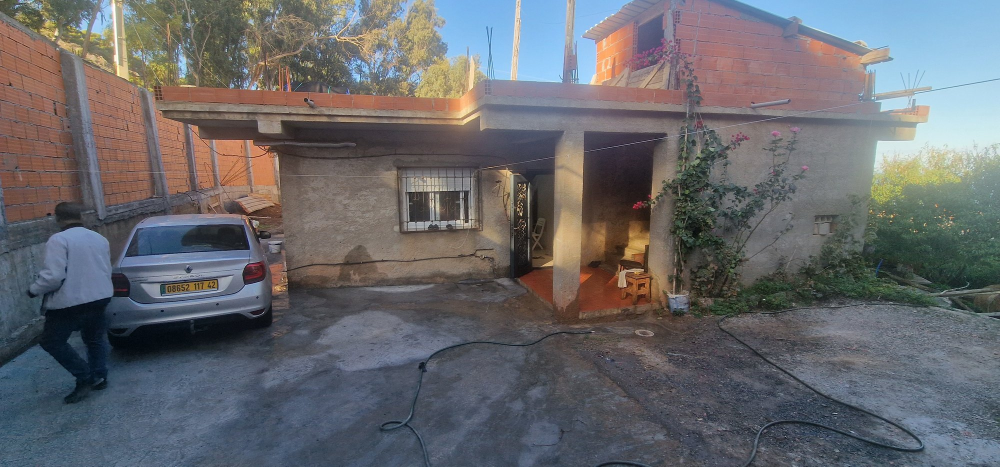
#> input picture entrance/before.jpg, 2000 x 934 px, found by its file name (shown at 1/2 size)
$ python surfaces.py before.jpg out.png
#> lines starting #> are read from the running program, lines starting #| are printed output that depends on the picture; after the words box and inside, x2 and y2 are one past the last pixel; in counts of white or black regions, pixels touching at a corner belong together
"""Entrance redesign, step 1: re-surface the real photo while keeping its light and shadow.
- walls (house, parapet, upper floor, boundary wall): smooth warm-white render
- slab edge: anthracite fascia
- column: vertical oak slats
- courtyard + porch: large-format stone-look porcelain tiles (60x120) in perspective
Usage: python3 surfaces.py before.jpg out.png
"""
import sys
import numpy as np
import cv2

src, out = sys.argv[1], sys.argv[2]
img = cv2.imread(src).astype(np.float32) / 255.0  # BGR
H, W = img.shape[:2]
#> H = 934; W = 2000
B, G, R = img[..., 0], img[..., 1], img[..., 2]
L = 0.299 * R + 0.587 * G + 0.114 * B
rng = np.random.default_rng(3)
yy, xx = np.mgrid[0:H, 0:W].astype(np.float32)


def poly(pts):
    m = np.zeros((H, W), np.uint8)
    cv2.fillPoly(m, [np.array(pts, np.int32)], 255)
#> m: shape (934, 2000); 3.7% white; 1 white region, box (x1, y1, x2, y2) and area: (40, 395, 241, 816) 70001
    return m.astype(np.float32) / 255.0


def soft(m, k=3):
    return cv2.GaussianBlur(m, (0, 0), k)


def hexbgr(h):
    h = h.lstrip('#')
    return np.array([int(h[4:6], 16), int(h[2:4], 16), int(h[0:2], 16)], np.float32) / 255.0


# ---------------- protected things (keep real) ----------------
person = poly([(50, 400), (130, 395), (235, 420), (240, 520), (225, 640), (215, 770), (170, 815), (110, 810), (60, 720), (40, 560)])
car = poly([(205, 600), (215, 520), (250, 440), (300, 428), (490, 428), (520, 455), (548, 480), (550, 640), (525, 665), (470, 695), (240, 705), (205, 680)])
#> in poly (call 2), `cv2.fillPoly(m, [np.array(pts, np.int32)], 255)`: m: shape (934, 2000); 4.6% white; 1 white region, box (x1, y1, x2, y2) and area: (205, 428, 551, 706) 86606
stool = poly([(1232, 490), (1305, 485), (1308, 612), (1232, 612)])
#> in poly (call 3), `cv2.fillPoly(m, [np.array(pts, np.int32)], 255)`: m: shape (934, 2000); 0.51% white; 1 white region, box (x1, y1, x2, y2) and area: (1232, 485, 1309, 613) 9479
sat = img.max(axis=2) - img.min(axis=2)
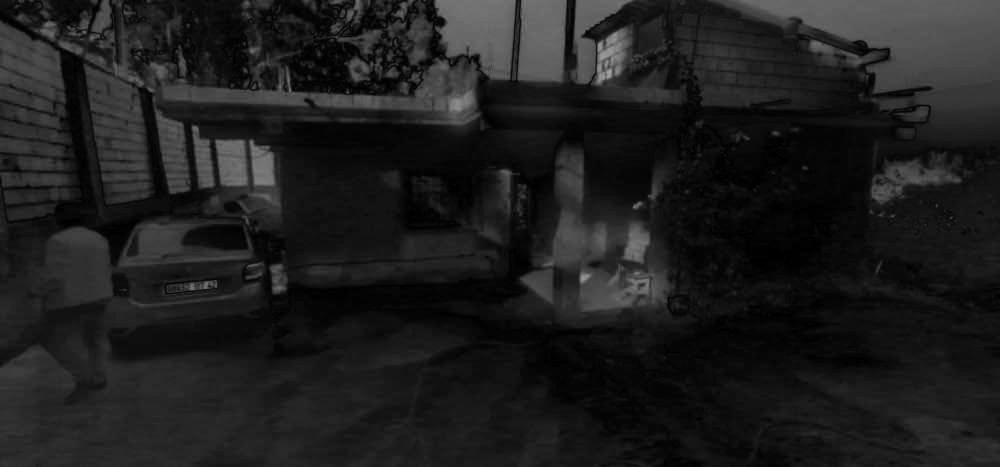
#> sat: shape (934, 2000) float32 (shown at 1/2 size); min 0, max 0.667, mean 0.119
greenery = ((G > R + 0.035) & (G > B + 0.01)).astype(np.float32)          # leaves
#> greenery: shape (934, 2000) float32; values 0 (black) and 1 (white), 5% white; 442 white regions (329 under 20 px), largest, box (x1, y1, x2, y2) and area: (1623, 298, 2000, 626) 67136, (1420, 560, 1646, 634) 6041, (1349, 294, 1433, 415) 3478
loose = ((G > R * 1.01) & (G > B * 0.95) & (sat > 0.05)).astype(np.float32)
#> loose: shape (934, 2000) float32; values 0 (black) and 1 (white), 6.6% white; 1118 white regions (930 under 20 px), largest, box (x1, y1, x2, y2) and area: (1610, 206, 2000, 648) 84111, (246, 0, 376, 84) 4207, (1419, 594, 1512, 632) 1987
rose_zone = poly([(1305, 240), (1760, 240), (1760, 620), (1305, 620)])
#> in poly (call 4), `cv2.fillPoly(m, [np.array(pts, np.int32)], 255)`: m: shape (934, 2000); 9.3% white; 1 white region, box (x1, y1, x2, y2) and area: (1305, 240, 1761, 621) 173736
greenery = np.clip(greenery + loose * rose_zone + (L < 0.2) * rose_zone, 0, 1)
#> greenery: shape (934, 2000) float32; values 0 (black) and 1 (white), 6% white; 935 white regions (812 under 20 px), largest, box (x1, y1, x2, y2) and area: (1379, 274, 2000, 634) 85807, (1338, 292, 1455, 528) 12294, (99, 0, 175, 44) 1407
greenery = cv2.morphologyEx(greenery, cv2.MORPH_OPEN, np.ones((3, 3)))
#> greenery: shape (934, 2000) float32; values 0 (black) and 1 (white), 5.5% white; 200 white regions (83 under 20 px), largest, box (x1, y1, x2, y2) and area: (1413, 276, 2000, 634) 79355, (1344, 405, 1455, 527) 6026, (1345, 292, 1447, 417) 4337
flowers = ((R > 0.5) & (B > G + 0.06) & (R > G + 0.22)).astype(np.float32)  # rose / bougainvillea
#> flowers: shape (934, 2000) float32; values 0 (black) and 1 (white), 0.01% white; 14 white regions (8 under 20 px), largest, box (x1, y1, x2, y2) and area: (495, 528, 515, 533) 59, (1268, 109, 1284, 114) 50, (1260, 117, 1268, 124) 37, (1289, 121, 1296, 130) 30, (1547, 264, 1555, 269) 29, (1275, 405, 1281, 411) 22
plants = np.clip(cv2.dilate(greenery + flowers, np.ones((3, 3))), 0, 1)
#> plants: shape (934, 2000) float32; values 0 (black) and 1 (white), 6.5% white; 149 white regions (6 under 20 px), largest, box (x1, y1, x2, y2) and area: (1381, 275, 2000, 635) 90970, (1343, 291, 1456, 551) 13998, (99, 0, 171, 44) 1706
dark = (L < 0.16).astype(np.float32)  # stems / tree trunks
#> dark: shape (934, 2000) float32; values 0 (black) and 1 (white), 4.5% white; 4041 white regions (3842 under 20 px), largest, box (x1, y1, x2, y2) and area: (0, 573, 545, 809) 38856, (1198, 319, 1304, 433) 6262, (1012, 382, 1083, 558) 3455
keep = np.clip(person + car + stool, 0, 1)
keep = soft(cv2.dilate(keep, np.ones((5, 5))), 1.5)

result = img.copy()


def blend(layer, mask):
    global result
    m = mask[..., None]
    result = result * (1 - m) + layer * m


# ---------------- 1. render on walls ----------------
house_wall = poly([(553, 285), (1012, 290), (1012, 560), (1000, 562), (590, 585), (553, 580)])
#> in poly (call 5), `cv2.fillPoly(m, [np.array(pts, np.int32)], 255)`: m: shape (934, 2000); 7.1% white; 1 white region, box (x1, y1, x2, y2) and area: (553, 285, 1013, 586) 132201
right_wall = poly([(1300, 255), (1755, 250), (1745, 610), (1305, 615)])
#> in poly (call 6), `cv2.fillPoly(m, [np.array(pts, np.int32)], 255)`: m: shape (934, 2000); 8.7% white; 1 white region, box (x1, y1, x2, y2) and area: (1300, 250, 1756, 616) 161896
porch_left = poly([(1012, 262), (1030, 262), (1030, 560), (1012, 560)])
#> in poly (call 7), `cv2.fillPoly(m, [np.array(pts, np.int32)], 255)`: m: shape (934, 2000); 0.3% white; 1 white region, box (x1, y1, x2, y2) and area: (1012, 262, 1031, 561) 5681
parapet = poly([(308, 168), (930, 172), (960, 160), (1370, 160), (1372, 205), (308, 205)])
#> in poly (call 8), `cv2.fillPoly(m, [np.array(pts, np.int32)], 255)`: m: shape (934, 2000); 2.3% white; 1 white region, box (x1, y1, x2, y2) and area: (308, 160, 1373, 206) 42540
upper = poly([(1175, 60), (1215, 30), (1300, 10), (1350, 0), (1560, 0), (1700, 80), (1745, 110), (1748, 210), (1185, 205)])
#> in poly (call 9), `cv2.fillPoly(m, [np.array(pts, np.int32)], 255)`: m: shape (934, 2000); 5.6% white; 1 white region, box (x1, y1, x2, y2) and area: (1175, 0, 1749, 211) 104727
boundary = poly([(0, 25), (130, 92), (300, 170), (440, 262), (556, 292), (556, 600), (210, 610), (200, 450), (0, 520)])
#> in poly (call 10), `cv2.fillPoly(m, [np.array(pts, np.int32)], 255)`: m: shape (934, 2000); 11.8% white; 1 white region, box (x1, y1, x2, y2) and area: (0, 25, 557, 611) 220428
window_hole = poly([(795, 330), (965, 330), (965, 468), (795, 468)])
#> in poly (call 11), `cv2.fillPoly(m, [np.array(pts, np.int32)], 255)`: m: shape (934, 2000); 1.3% white; 1 white region, box (x1, y1, x2, y2) and area: (795, 330, 966, 469) 23769
upper_opening = poly([(1262, 25), (1345, 20), (1350, 135), (1262, 140)])
#> in poly (call 12), `cv2.fillPoly(m, [np.array(pts, np.int32)], 255)`: m: shape (934, 2000); 0.54% white; 1 white region, box (x1, y1, x2, y2) and area: (1262, 20, 1351, 141) 10047

brickish = ((R - G > 0.10) & (R > 0.35) & (B < G + 0.05)).astype(np.float32)
#> brickish: shape (934, 2000) float32; values 0 (black) and 1 (white), 11% white; 326 white regions (238 under 20 px), largest, box (x1, y1, x2, y2) and area: (1354, 52, 1769, 218) 33169, (304, 128, 958, 389) 31315, (1040, 422, 1344, 635) 30374
greyish = ((np.abs(R - G) < 0.10) & (np.abs(G - B) < 0.12)).astype(np.float32)
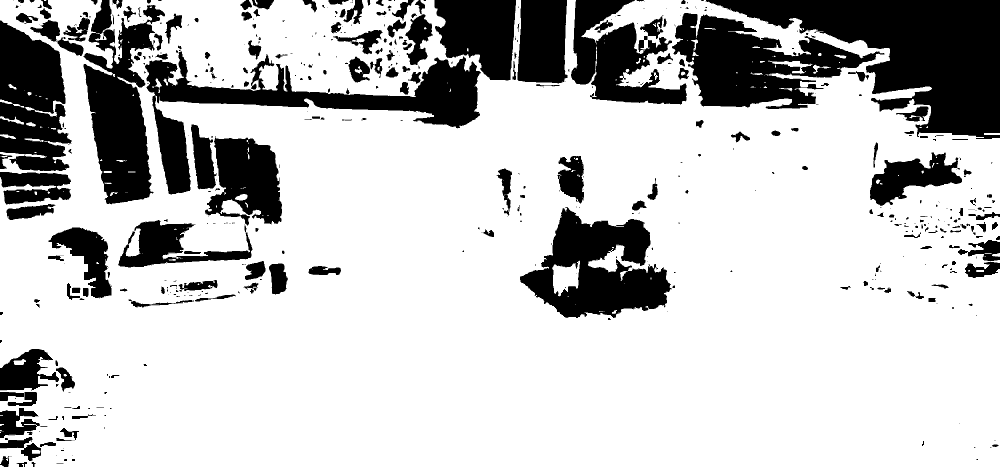
#> greyish: shape (934, 2000) float32 (shown at 1/2 size); values 0 (black) and 1 (white), 76.5% white; 580 black regions (344 under 20 px), largest, box (x1, y1, x2, y2) and area: (1411, 0, 2000, 278) 77043, (290, 103, 962, 389) 42796, (1344, 26, 1769, 218) 39570
sky = ((B > R + 0.08) & (B > 0.55)).astype(np.float32)
#> sky: shape (934, 2000) float32; values 0 (black) and 1 (white), 10.9% white; 2148 white regions (2009 under 20 px), largest, box (x1, y1, x2, y2) and area: (1407, 0, 2000, 292) 84359, (1034, 0, 1334, 184) 27029, (866, 0, 1033, 172) 20584

wall_mask = np.clip(house_wall + right_wall + porch_left, 0, 1) * (1 - window_hole)
wall_mask = np.clip(wall_mask + parapet * (1 - sky), 0, 1)
#> wall_mask: shape (934, 2000) float32; values 0 (black) and 1 (white), 16.8% white; 16 white regions (13 under 20 px), largest, box (x1, y1, x2, y2) and area: (1300, 250, 1756, 616) 161896, (553, 262, 1031, 586) 113842, (308, 160, 1373, 206) 38810
wall_mask = np.clip(wall_mask + upper * (1 - upper_opening) * (1 - sky), 0, 1)
#> wall_mask: shape (934, 2000) float32; values 0 (black) and 1 (white), 20.7% white; 37 white regions (32 under 20 px), largest, box (x1, y1, x2, y2) and area: (1300, 250, 1756, 616) 161896, (553, 262, 1031, 586) 113842, (308, 0, 1749, 211) 110934, (1288, 2, 1341, 23) 608, (1264, 16, 1280, 20) 46
wall_mask = np.clip(wall_mask + boundary * (1 - sky) * (1 - dark), 0, 1)
#> wall_mask: shape (934, 2000) float32; values 0 (black) and 1 (white), 30.9% white; 157 white regions (146 under 20 px), largest, box (x1, y1, x2, y2) and area: (0, 0, 1749, 611) 413877, (1300, 250, 1756, 616) 161896, (1288, 2, 1341, 23) 608
wall_mask = wall_mask * (1 - plants) * (1 - keep)
wall_mask = cv2.morphologyEx(wall_mask, cv2.MORPH_CLOSE, np.ones((5, 5)))
wall_mask = soft(wall_mask, 1.0)

# light: large-scale luminance (brick joints and stains washed out), plus a little real plaster grain
Ls = cv2.GaussianBlur(L, (0, 0), 9)
light = Ls / np.percentile(Ls[wall_mask > 0.5], 80)
light = np.clip(0.3 + 0.7 * light, 0.35, 1.15)  # keep sun/shade, soften stains
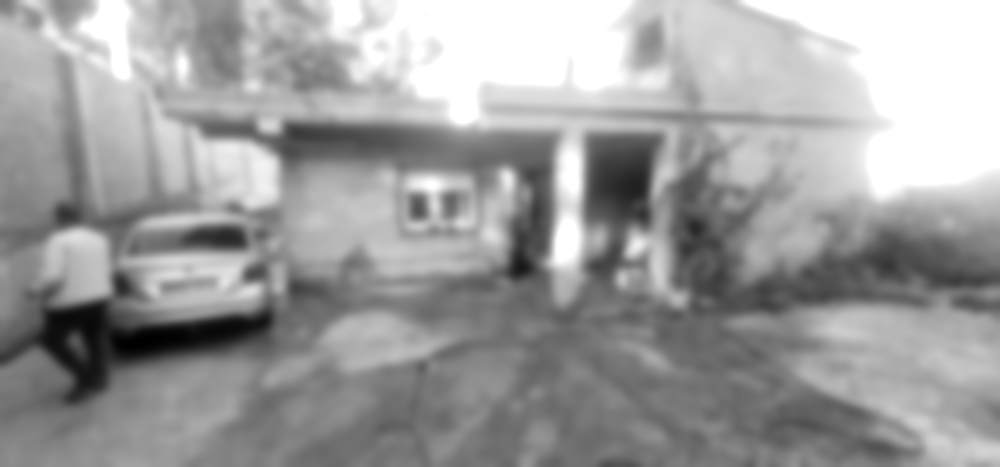
#> light: shape (934, 2000) float32 (shown at 1/2 size); min 0.353, max 1.15, mean 0.847; drawn with min black and max white
real_grain = np.clip(L / (cv2.GaussianBlur(L, (0, 0), 3) + 1e-3), 0.8, 1.2)
plaster_zone = soft(np.clip(house_wall + right_wall, 0, 1), 2)
grain = 1 + 0.012 * cv2.GaussianBlur(rng.standard_normal((H, W)).astype(np.float32), (0, 0), 0.7) / 0.3
grain = grain * (1 + (real_grain - 1) * 0.45 * plaster_zone)
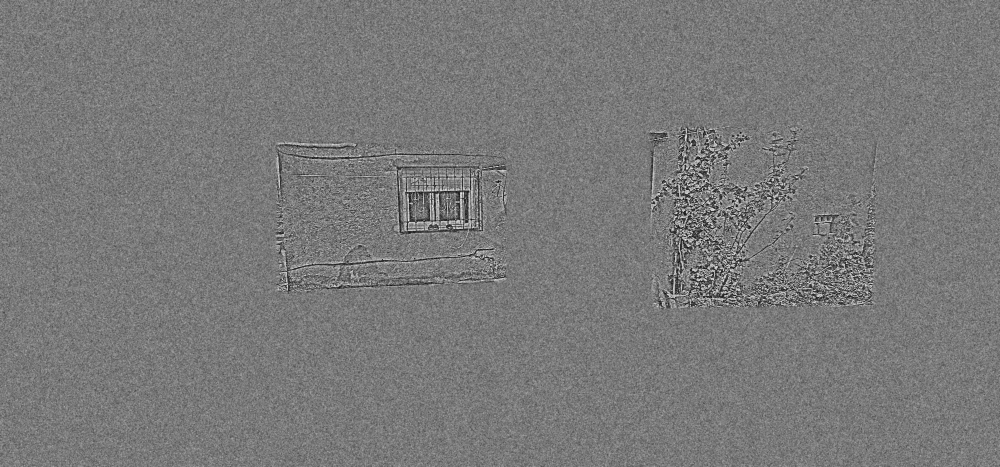
#> grain: shape (934, 2000) float32 (shown at 1/2 size); min 0.854, max 1.16, mean 1; drawn with min black and max white
render = hexbgr('#ebe5da')[None, None, :] * (light * grain)[..., None]
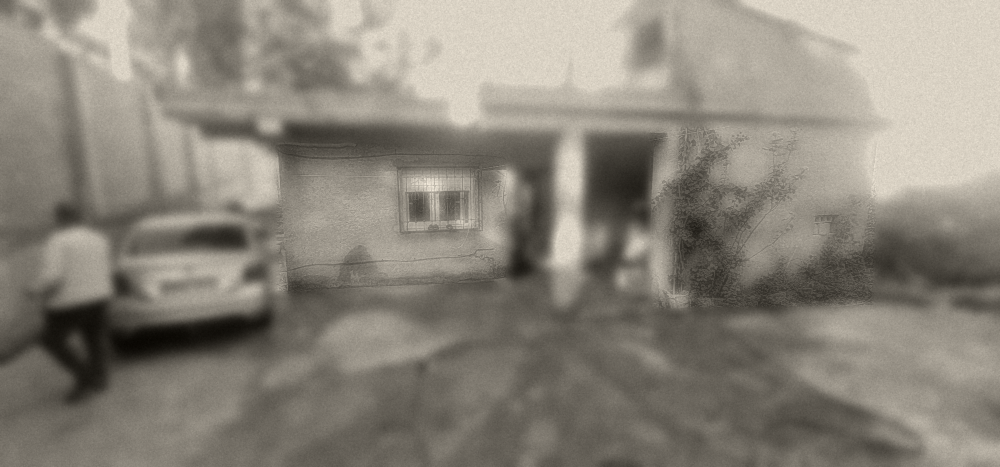
#> render: shape (934, 2000, 3) float32 (shown at 1/2 size); mean of channels 0, 1, 2 0.724, 0.76, 0.779; drawn with min black and max white
blend(render, wall_mask)

# ---------------- 2. anthracite slab fascia + window frame ----------------
fascia = np.clip(poly([(318, 203), (935, 213), (960, 196), (1760, 205), (1848, 212), (1848, 236), (1760, 230), (960, 222), (935, 240), (318, 228)]), 0, 1)
#> in poly (call 13), `cv2.fillPoly(m, [np.array(pts, np.int32)], 255)`: m: shape (934, 2000); 2.2% white; 1 white region, box (x1, y1, x2, y2) and area: (318, 196, 1849, 241) 40812
fascia = fascia * (1 - plants)
#> fascia: shape (934, 2000) float32; values 0 (black) and 1 (white), 2.2% white; 1 white region, box (x1, y1, x2, y2) and area: (318, 196, 1849, 241) 40787
anth = hexbgr('#2e3133')[None, None, :] * np.clip(0.75 + 0.35 * light, 0.6, 1.2)[..., None]
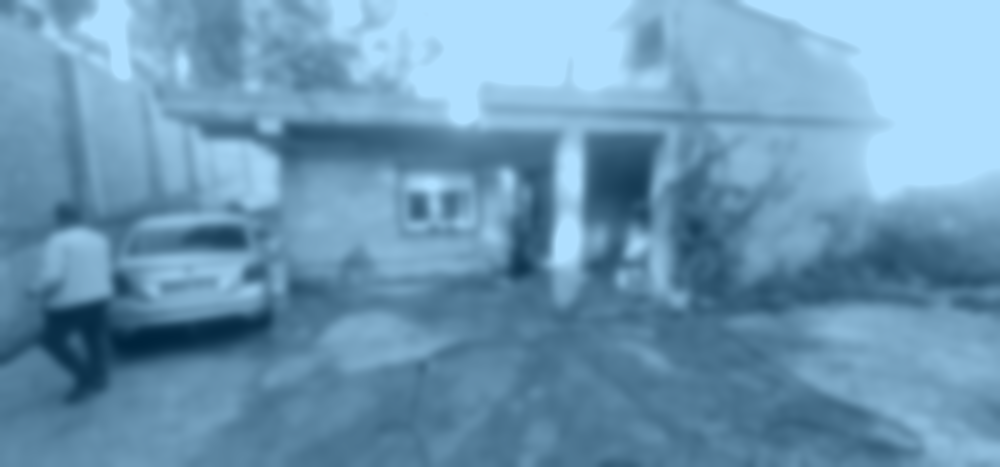
#> anth: shape (934, 2000, 3) float32 (shown at 1/2 size); mean of channels 0, 1, 2 0.209, 0.2, 0.189; drawn with min black and max white
blend(anth, soft(fascia, 0.8))
frame = poly([(785, 322), (975, 322), (975, 478), (785, 478)]) - poly([(800, 337), (960, 337), (960, 463), (800, 463)])
#> in poly (call 14), `cv2.fillPoly(m, [np.array(pts, np.int32)], 255)`:
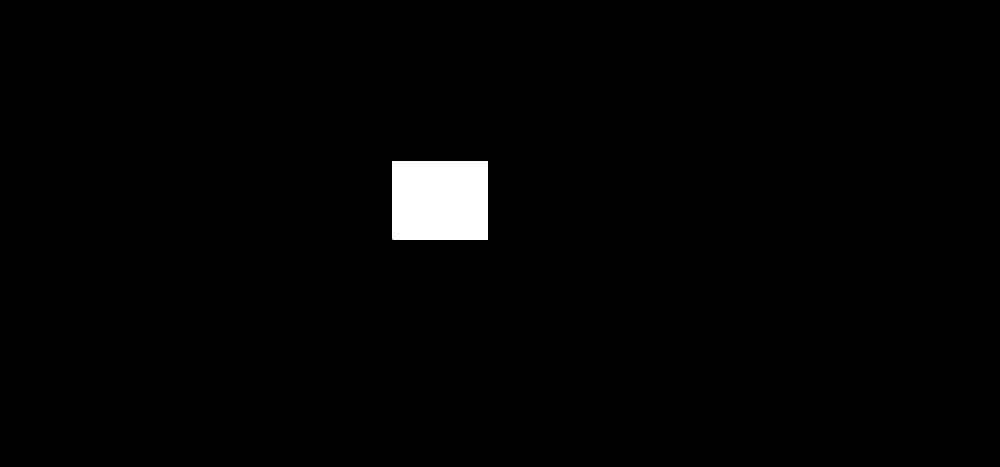
#> m: shape (934, 2000) (shown at 1/2 size); 1.6% white; 1 white region, box (x1, y1, x2, y2) and area: (785, 322, 976, 479) 29987
blend(anth, soft(np.clip(frame, 0, 1), 0.7))
sill = poly([(775, 470), (985, 470), (988, 486), (772, 486)])
blend(hexbgr('#d9d2c4')[None, None, :] * np.ones((H, W, 1), np.float32), soft(sill, 0.7))

# ---------------- 3. oak slats on the column ----------------
col = poly([(1106, 262), (1166, 262), (1166, 640), (1104, 642)])
u = (xx - 1104) / 62.0
slat = 0.5 + 0.5 * np.cos(u * 2 * np.pi * 7)  # 7 slats
gap = np.clip((slat - 0.88) * 12, 0, 1)
woodgrain = cv2.GaussianBlur(rng.standard_normal((H, W)).astype(np.float32), (0, 0), sigmaX=0.6, sigmaY=12)
oak = hexbgr('#a7774c')[None, None, :] * (1 + 0.12 * woodgrain[..., None])
oak = oak * (1 - 0.65 * gap[..., None]) * np.clip(0.6 + 0.55 * light, 0.5, 1.25)[..., None]
blend(oak, soft(col, 0.8))

# ---------------- 4. porcelain tiles in perspective ----------------
HOR, CX, F, CAMH = 300.0, 1000.0, 1000.0, 1.6


def tiles(cam_h, tile_w=1.2, tile_d=0.6):
    dy = np.maximum(yy - HOR, 1)
    Z = F * cam_h / dy
    X = (xx - CX) * Z / F
    pxw = Z / F  # metres per pixel
    a, b = X / tile_w, (Z - 0.13) / tile_d
    row = np.floor(b)
    a = a + 0.5 * (row % 2)  # running bond
    col_i = np.floor(a)
    fa, fb = a - col_i, b - row
    ga = np.minimum(fa, 1 - fa) * tile_w / pxw
    gb = np.minimum(fb, 1 - fb) * tile_d / (pxw * F * cam_h / (Z * Z) * Z / F + 1e-6) * 0 + np.minimum(fb, 1 - fb) * tile_d / (Z * Z / (F * cam_h))
    grout = np.clip(1.8 - np.minimum(ga, gb), 0, 1) * 0.85
    tid = (col_i * 7919 + row * 104729) % 997
    var = (np.sin(tid * 12.9898) * 43758.5453) % 1
    stone = cv2.GaussianBlur(rng.standard_normal((H, W)).astype(np.float32), (0, 0), 2.2)
    veins = cv2.GaussianBlur(rng.standard_normal((H, W)).astype(np.float32), (0, 0), 7)
    base = hexbgr('#bdb6aa')[None, None, :] * (0.93 + 0.1 * var[..., None]) * (1 + 0.03 * stone[..., None] + 0.07 * veins[..., None])
    groutc = hexbgr('#9b958c')[None, None, :]
    return base * (1 - grout[..., None]) + groutc * grout[..., None], Z


ground = poly([(200, 610), (556, 590), (1000, 562), (1040, 575), (1104, 640), (1160, 645), (1310, 632), (1400, 612), (1760, 605), (2000, 620), (2000, 934), (200, 934)])
ground = np.clip(ground + poly([(0, 760), (200, 700), (200, 934), (0, 934)]), 0, 1)
ground = ground * (1 - keep)
tile, Z = tiles(CAMH)
# light on the floor: only big shadows (car, house) survive, wet stains mostly go
Lg = cv2.GaussianBlur(L, (0, 0), 28)
gl = Lg / np.percentile(Lg[ground > 0.5], 75)
gl = np.clip(0.45 + 0.55 * gl, 0.4, 1.15)
# contact shadow under the car and along the house base
cs = soft(cv2.dilate(car, np.ones((25, 25))), 18) * (1 - car)
gl = gl * (1 - 0.35 * cs)
base_line = soft(poly([(556, 585), (1000, 560), (1000, 575), (556, 600)]), 8)
gl = gl * (1 - 0.25 * base_line)
# faint reflection of the facade in the honed porcelain
refl = np.zeros_like(img)
for x0, x1, yb in [(553, 1012, 575), (1300, 1755, 612)]:
    band = result[yb - 260:yb, x0:x1][::-1]
    hgt = min(260, H - yb)
    refl[yb:yb + hgt, x0:x1] = cv2.GaussianBlur(band[:hgt], (0, 0), 6)
rmask = (refl.sum(axis=2) > 0).astype(np.float32) * np.clip(1 - (yy - 560) / 260, 0, 1) * 0.10
ao = 1 - 0.28 * soft(poly([(553, 575), (1000, 555), (1105, 640), (1310, 625), (1750, 605), (1750, 625), (1310, 650), (1105, 665), (1000, 585), (553, 605)]), 18)
fine = np.clip(L / (cv2.GaussianBlur(L, (0, 0), 2) + 1e-3), 0.85, 1.15)
floor = tile * (gl * ao)[..., None]
floor = floor * (1 - rmask[..., None]) + refl * rmask[..., None]
blend(floor, soft(ground, 1.0))
# dark plinth at the foot of the walls
plinth = poly([(553, 566), (1000, 548), (1004, 562), (553, 582)]) + poly([(1305, 598), (1745, 594), (1745, 610), (1305, 614)])
blend(anth, soft(np.clip(plinth, 0, 1), 0.7))

# porch floor (one step higher) + step nosing
porch = poly([(1030, 545), (1106, 552), (1106, 630), (1060, 575), (1030, 565)]) + poly([(1166, 568), (1302, 560), (1310, 622), (1166, 632)])
porch = np.clip(porch, 0, 1) * (1 - keep)
ptile, _ = tiles(CAMH - 0.16)
Lp = cv2.GaussianBlur(L, (0, 0), 14)
pl = np.clip(0.55 + 0.45 * Lp / np.percentile(Lp[porch > 0.5], 80), 0.45, 1.25)
blend(ptile * pl[..., None], soft(porch, 0.8))
step = poly([(1106, 630), (1310, 620), (1312, 634), (1104, 646)])
blend(hexbgr('#bdb5a8')[None, None, :] * np.ones((H, W, 1), np.float32) * 0.85, soft(step, 0.6))

# anthracite coping on the boundary wall
cv2.polylines(result, [np.array([(0, 28), (130, 95), (300, 172), (440, 264), (556, 294)], np.int32)], False, tuple(float(v) for v in hexbgr('#2e3133')), 9, cv2.LINE_AA)
# re-add the real person and car on top, untouched
blend(img, keep)
cv2.imwrite(out, np.clip(result * 255, 0, 255).astype(np.uint8))
